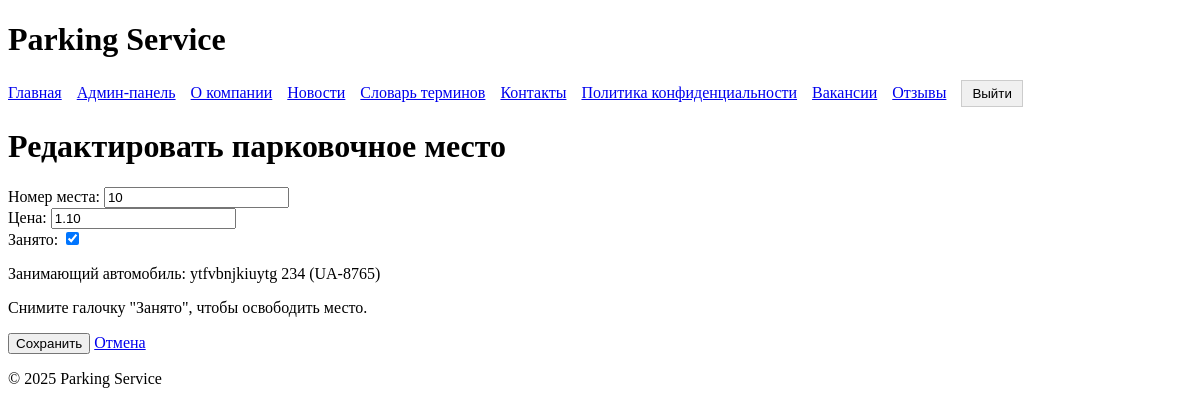
The page /parkingspots/1/update/ (signed in) on the database its author committed.
### parking/models.py (models this page shows, shortened)
class ParkingSpot(models.Model):
    number = models.PositiveIntegerField(unique=True, validators=[MaxValueValidator(999)])
    price = models.DecimalField(max_digits=10, decimal_places=2)
    is_occupied = models.BooleanField(default=False)
    car = models.ForeignKey(Car, on_delete=models.SET_NULL, null=True, blank=True)

class Car(models.Model):
    license_plate = models.CharField(max_length=20, unique=True)
    brand = models.CharField(max_length=50)
    model = models.CharField(max_length=50)
    clients = models.ManyToManyField(Client, related_name='cars')

### parking/views.py (the view, shortened to what this page needs)
# urls.py: path('parkingspots/<int:pk>/update/', ParkingSpotUpdateView.as_view(), name='parkingspot_update'),
class ParkingSpotUpdateView(UpdateView):
    model = ParkingSpot
    fields = ['number', 'price', 'is_occupied']
    template_name = 'parking/parkingspot_form.html'
    success_url = reverse_lazy('parkingspot_list')
    def dispatch(self, request, *args, **kwargs):
        if not request.user.is_authenticated:
            return redirect('login')
        if not is_admin(request.user):
            logger.warning(f"User {request.user.username} failed admin check in ParkingSpotUpdateView")
            return redirect('home')
        return super().dispatch(request, *args, **kwargs)
    def get_context_data(self, **kwargs):
        context = super().get_context_data(**kwargs)
        context['is_admin'] = is_admin(self.request.user)
        context['is_client'] = is_client(self.request.user)
        context['is_employee'] = is_employee(self.request.user)
        return context

### parking/views.py (called while the page is built)
def is_admin(user):
    logger.debug(f"Checking is_admin for user {user.username if user.is_authenticated else 'Anonymous'}, is_superuser: {user.is_superuser if user.is_authenticated else 'N/A'}")
    return user.is_authenticated and user.is_superuser

def is_employee(user):
    logger.debug(f"Checking is_employee for user {user.username if user.is_authenticated else 'Anonymous'}, in Employee group: {user.groups.filter(name='Employee').exists() if user.is_authenticated else 'N/A'}")
    return user.is_authenticated and user.groups.filter(name='Employee').exists()

def is_client(user):
    logger.debug(f"Checking is_client for user {user.username if user.is_authenticated else 'Anonymous'}, in Client group: {user.groups.filter(name='Client').exists() if user.is_authenticated else 'N/A'}")
    return user.is_authenticated and user.groups.filter(name='Client').exists()

### parking/templates/parking/parkingspot_form.html (shortened to what this page needs)
{% extends 'parking/base.html' %}
{% block content %}
<h1>{% if object %}Редактировать парковочное место{% else %}Добавить парковочное место{% endif %}</h1>
<form method="post">
    <div>
        <label for="{{ form.number.id_for_label }}">Номер места:</label>
        {{ form.number }}
    </div>
    <div>
        <label for="{{ form.price.id_for_label }}">Цена:</label>
        {{ form.price }}
    </div>
    <div>
        <label for="{{ form.is_occupied.id_for_label }}">Занято:</label>
        {{ form.is_occupied }}
    </div>
    {% if object and object.is_occupied and object.car %}
        <p>Занимающий автомобиль: {{ object.car.brand }} {{ object.car.model }} ({{ object.car.license_plate }})</p>
        <p>Снимите галочку "Занято", чтобы освободить место.</p>
    {% endif %}
    <button type="submit">Сохранить</button>
    <a href="{% url 'parkingspot_list' %}">Отмена</a>
</form>
{% endblock %}

### rows shown on the page
ParkingSpot: number "10", price "1.10", is_occupied "☑", car.brand "ytfvbnjkiuytg", car.model "234", car.license_plate "UA-8765"
